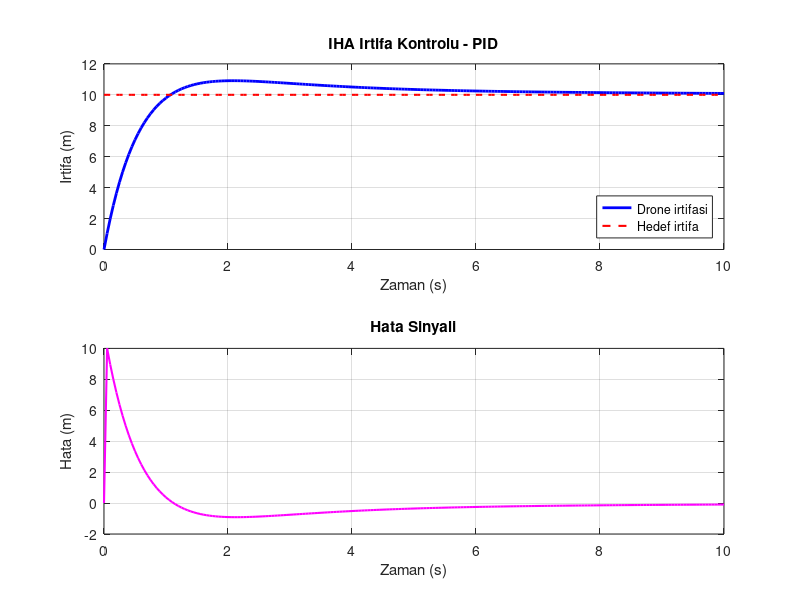

The MATLAB source for this figure:
%% Baykar Staj - IHA Irtifa PID Kontroloru
clear; clc; close all;

%% 1. PARAMETRELER
Kp = 1.5;
Ki = 0.2;
Kd = 2.0;

hedef_irtifa = 10;
dt = 0.05;
sure = 10;

%% 2. BASLANGIC KOSULLARI
t = 0:dt:sure;
n = length(t);

irtifa   = zeros(1,n);
hiz      = zeros(1,n);
hata     = zeros(1,n);
integral = 0;
prev_hata = 0;

%% 3. SIMULASYON DONGUSU
for i = 2:n
    hata(i)  = hedef_irtifa - irtifa(i-1);
    integral = integral + hata(i)*dt;
    turev    = (hata(i) - prev_hata)/dt;

    u = Kp*hata(i) + Ki*integral + Kd*turev;

    ktle   = 1.0;
    surukle = 0.4;
    ivme   = (u - surukle*hiz(i-1)) / ktle;

    hiz(i)    = hiz(i-1) + ivme*dt;
    irtifa(i) = irtifa(i-1) + hiz(i)*dt;
    irtifa(i) = max(0, irtifa(i));

    prev_hata = hata(i);
end

%% 4. GRAFIK
figure('Name','IHA PID Kontroloru','Color','white','Position',[100 100 800 500]);

subplot(2,1,1);
plot(t, irtifa, 'b-', 'LineWidth', 2); hold on;
plot(t, hedef_irtifa*ones(size(t)), 'r--', 'LineWidth', 1.5);
xlabel('Zaman (s)'); ylabel('Irtifa (m)');
title('IHA Irtifa Kontrolu - PID');
legend('Drone irtifasi','Hedef irtifa','Location','southeast');
grid on;

subplot(2,1,2);
plot(t, hata, 'm-', 'LineWidth', 1.5);
xlabel('Zaman (s)'); ylabel('Hata (m)');
title('Hata Sinyali');
grid on;

%% 5. PERFORMANS
[maks, ~] = max(irtifa);
asim = max(0, (maks - hedef_irtifa)/hedef_irtifa * 100);
fprintf('Asim: %.2f%%\n', asim);

settled = find(abs(irtifa - hedef_irtifa) < 0.5, 1);
if ~isempty(settled)
    fprintf('Oturma suresi: %.2fs\n', t(settled));
end
